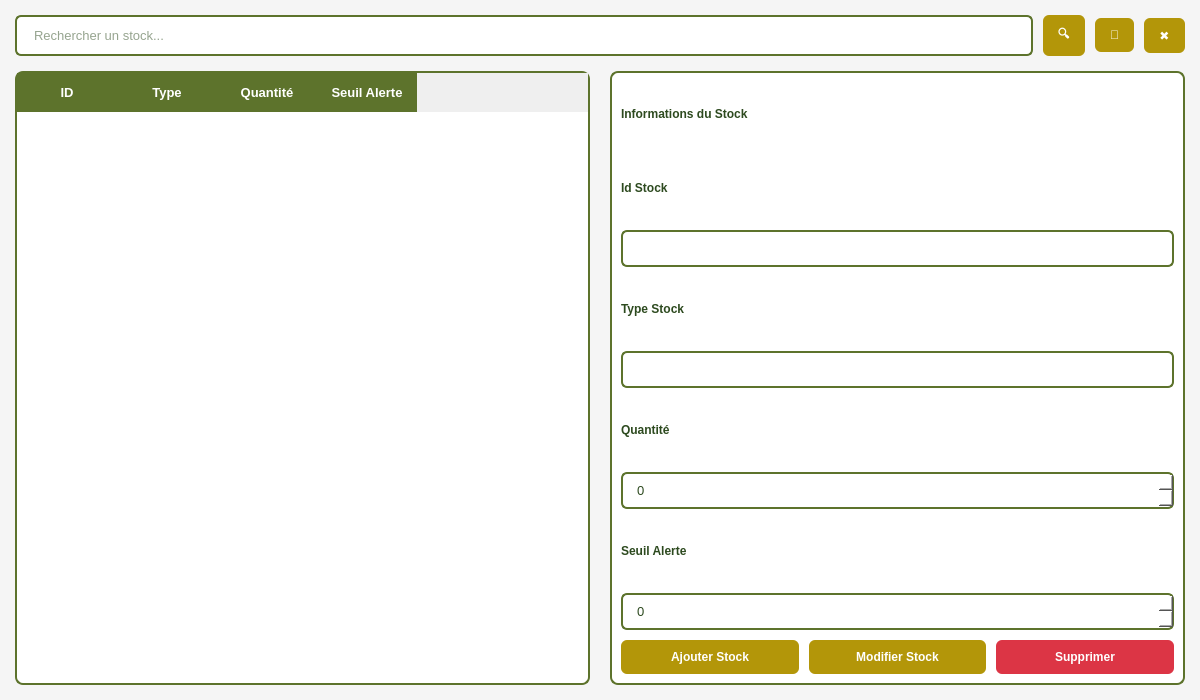
<?xml version="1.0" encoding="UTF-8"?>
<ui version="4.0">
 <class>StockWidget</class>
 <widget class="QWidget" name="StockWidget">
  <property name="geometry">
   <rect>
    <x>0</x>
    <y>0</y>
    <width>1200</width>
    <height>700</height>
   </rect>
  </property>
  <property name="windowTitle">
   <string>Gestion des Stocks</string>
  </property>
  <property name="styleSheet">
   <string notr="true">
QWidget#StockWidget {
    background: #f5f5f5;
}

/* Search Box */
QLineEdit#searchBox {
    padding: 10px 15px;
    border: 2px solid #5d732c;
    border-radius: 6px;
    background: white;
    font-size: 13px;
    color: #2d4a1f;
}

/* Buttons */
QPushButton {
    background: #b39609;
    color: white;
    border: none;
    padding: 10px 15px;
    border-radius: 6px;
    font-weight: bold;
}
QPushButton:hover {
    background: #c9a80a;
}
QPushButton#btnDeleteForm {
    background: #dc3545;
}
QPushButton#btnDeleteForm:hover {
    background: #c82333;
}

/* Table */
QTableWidget {
    background: white;
    border: 2px solid #5d732c;
    border-radius: 8px;
    gridline-color: #e0e0e0;
    font-size: 13px;
    color: #2d4a1f;
}
QTableWidget::item:selected {
    background: #b39609;
    color: white;
}
QHeaderView::section {
    background: #5d732c;
    color: white;
    padding: 10px;
    border: none;
    font-weight: bold;
    font-size: 13px;
}

/* Form Panel */
QFrame#formPanel {
    background: white;
    border: 2px solid #5d732c;
    border-radius: 8px;
}
QLabel {
    color: #2d4a1f;
    font-weight: bold;
}
QLineEdit, QSpinBox, QComboBox {
    padding: 8px 12px;
    border: 2px solid #5d732c;
    border-radius: 6px;
    background: white;
    color: #2d4a1f;
    font-size: 13px;
}
   </string>
  </property>

  <layout class="QVBoxLayout" name="mainLayout">
   <property name="spacing">
    <number>15</number>
   </property>
   <property name="margin" stdset="0">
    <number>15</number>
   </property>
   <!-- Barre de recherche -->
   <item>
    <layout class="QHBoxLayout" name="searchLayout">
     <property name="spacing">
      <number>10</number>
     </property>
     <item>
      <widget class="QLineEdit" name="searchBox">
       <property name="placeholderText">
        <string>Rechercher un stock...</string>
       </property>
      </widget>
     </item>
     <item>
      <widget class="QPushButton" name="btnSearch">
       <property name="text">
        <string>🔍</string>
       </property>
      </widget>
     </item>
     <item>
      <widget class="QPushButton" name="btnRefresh">
       <property name="text">
        <string>🔄</string>
       </property>
      </widget>
     </item>
     <item>
      <widget class="QPushButton" name="btnClear">
       <property name="text">
        <string>✖</string>
       </property>
      </widget>
     </item>
    </layout>
   </item>

   <!-- Contenu principal : table + formulaire -->
   <item>
    <layout class="QHBoxLayout" name="contentLayout">
     <property name="spacing">
      <number>20</number>
     </property>
     <item>
      <widget class="QTableWidget" name="stockTable">
       <column>
        <property name="text">
         <string>ID</string>
        </property>
       </column>
       <column>
        <property name="text">
         <string>Type</string>
        </property>
       </column>
       <column>
        <property name="text">
         <string>Quantité</string>
        </property>
       </column>
       <column>
        <property name="text">
         <string>Seuil Alerte</string>
        </property>
       </column>
      </widget>
     </item>
     <item>
      <widget class="QFrame" name="formPanel">
       <property name="minimumSize">
        <size>
         <width>350</width>
         <height>0</height>
        </size>
       </property>
       <layout class="QVBoxLayout" name="formLayout">
        <property name="spacing">
         <number>10</number>
        </property>
        <item>
         <widget class="QLabel" name="labelFormTitle">
          <property name="text">
           <string>Informations du Stock</string>
          </property>
         </widget>
        </item>
        <item>
         <widget class="QLabel" name="labelId">
          <property name="text">
           <string>Id Stock</string>
          </property>
         </widget>
        </item>
        <item>
         <widget class="QLineEdit" name="inputId"/>
        </item>
        <item>
         <widget class="QLabel" name="labelType">
          <property name="text">
           <string>Type Stock</string>
          </property>
         </widget>
        </item>
        <item>
         <widget class="QLineEdit" name="inputType"/>
        </item>
        <item>
         <widget class="QLabel" name="labelQuantite">
          <property name="text">
           <string>Quantité</string>
          </property>
         </widget>
        </item>
        <item>
         <widget class="QSpinBox" name="inputQuantite"/>
        </item>
        <item>
         <widget class="QLabel" name="labelSeuil">
          <property name="text">
           <string>Seuil Alerte</string>
          </property>
         </widget>
        </item>
        <item>
         <widget class="QSpinBox" name="inputSeuil"/>
        </item>
        <item>
         <layout class="QHBoxLayout" name="formButtons">
          <item>
           <widget class="QPushButton" name="btnAdd">
            <property name="text">
             <string>Ajouter Stock</string>
            </property>
           </widget>
          </item>
          <item>
           <widget class="QPushButton" name="btnUpdate">
            <property name="text">
             <string>Modifier Stock</string>
            </property>
           </widget>
          </item>
          <item>
           <widget class="QPushButton" name="btnDeleteForm">
            <property name="text">
             <string>Supprimer</string>
            </property>
           </widget>
          </item>
         </layout>
        </item>
       </layout>
      </widget>
     </item>
    </layout>
   </item>
  </layout>
 </widget>
 <resources/>
 <connections/>
</ui>
